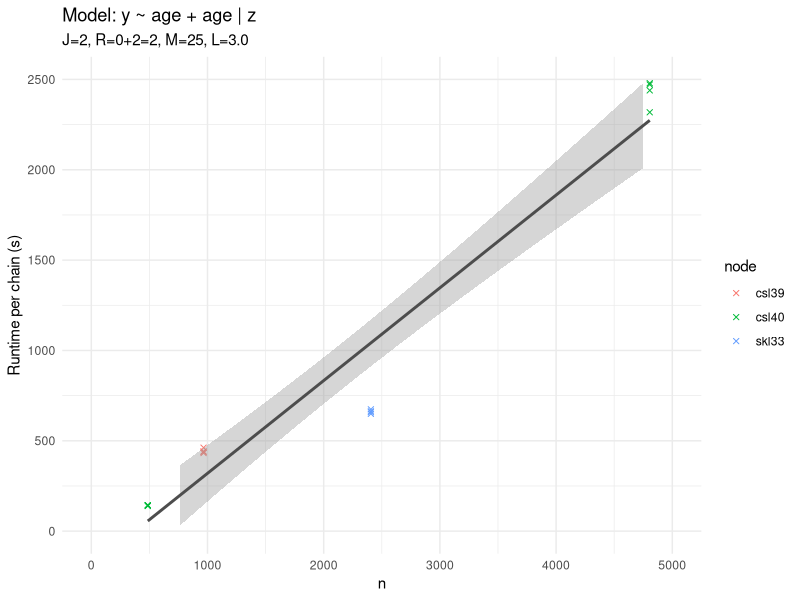

The R script that drew this image:
# Runtime data
n1 <- 4806
n2 <- 2406
n3 <- 966
n4 <- 486
t1 <- c(2439.2, 2471.74, 2318.14, 2479.18)
t2 <- c(658.31, 674.21, 663.2, 649.32)
t3 <- c(461.99, 438.91, 441.18, 432.38)
t4 <- c(139.09, 142.48, 143.59, 143.28)
nodes <- c("csl40", "skl33", "csl39",  "csl40")

# Create data frame
n <- rep(c(n1,n2,n3,n4), each=4)
time <- c(t1,t2,t3,t4)
node <- rep(nodes, each=4)
df <- data.frame(n, time, node)

# Plot
library(ggplot2)
plt <- ggplot(df, aes(x=n, y=time, color=node)) + geom_point(pch=4) + 
  stat_smooth(method = "lm", col = "gray30") + theme_minimal() +
  ylab("Runtime per chain (s)") + xlab("n")  +
  ggtitle("Model: y ~ age + age | z", subtitle= "J=2, R=0+2=2, M=25, L=3.0") +
  ylim(0, 2500) + xlim(0, 5000)